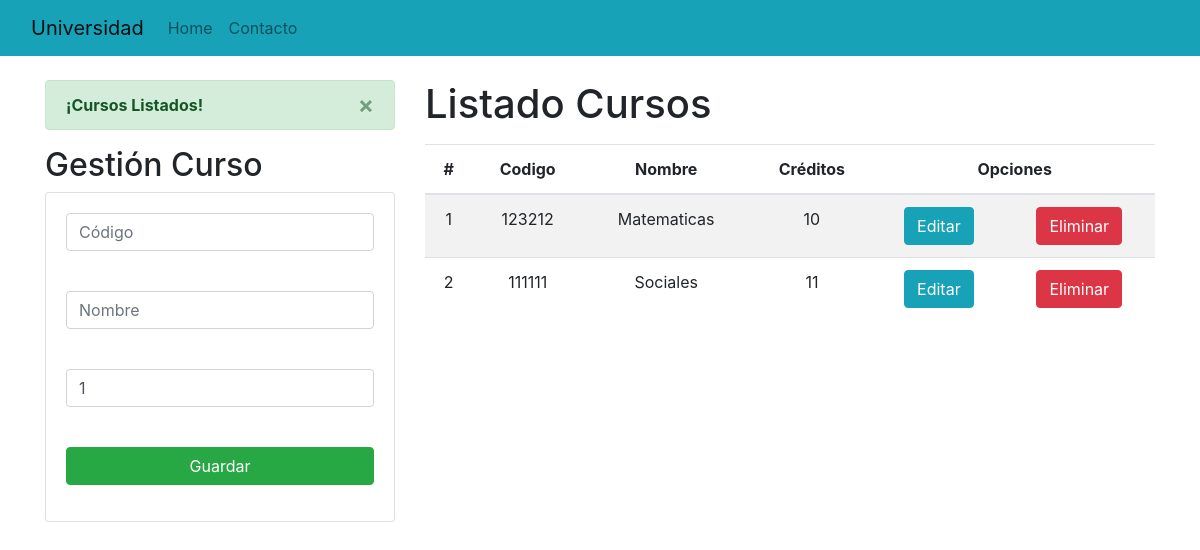
Before: / with the older database file.
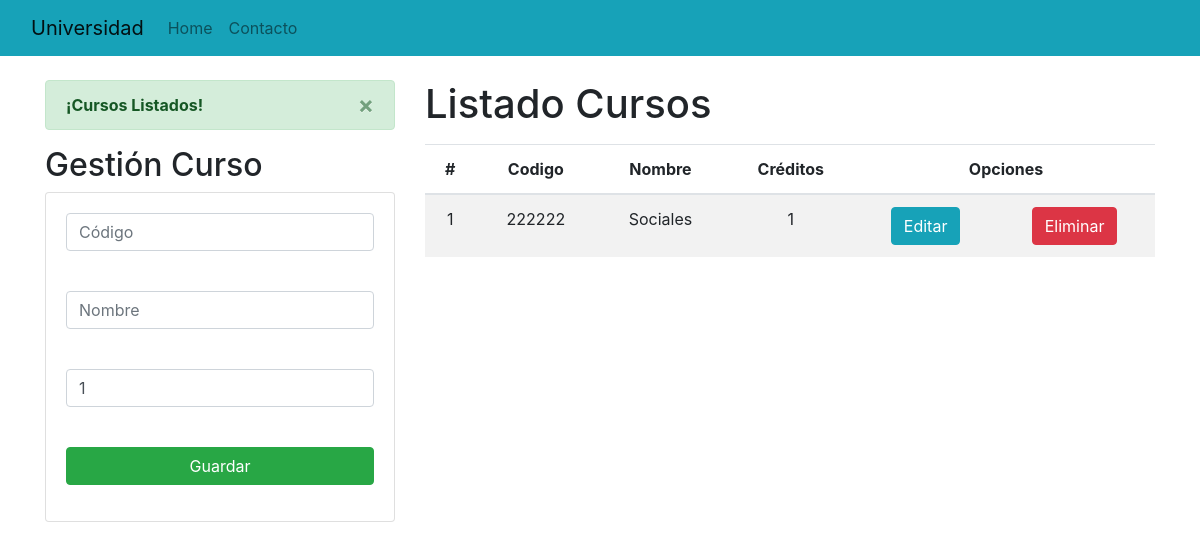
After: the same page with the newer database file.
### Aplicaciones/Academico/models.py (models this page shows, shortened)
class Curso(models.Model):
    codigo = models.CharField(primary_key=True, max_length=6)
    nombre = models.CharField(max_length=50)
    creditos = models.PositiveSmallIntegerField()

### Aplicaciones/Academico/views.py (the view)
# urls.py: path('', views.home),
def home(request):
    cursosListados = Curso.objects.all()
    messages.success(request, '¡Cursos Listados!')
    return render(request, "gestionCursos.html", {"cursos": cursosListados})

### Aplicaciones/Academico/templates/gestionCursos.html (shortened to what this page needs)
{% extends "./base.html"%} {%block title%} Gestión de cursos {% endblock %}
{%block body%}
<div class="row">
  <div class="col-sm-12 col-md-6 col-lg-4 col-xl-4">
    {% if messages %}
    {% for message in messages %}
    <div class="alert alert-success alert-dismissible fade show" role="alert">
      <strong>{{ message }}</strong>
      <button type="button" class="close" data-dismiss="alert" aria-label="Close">
        <span aria-hidden="true">&times;</span>
      </button>
    </div>
    {% endfor %}
    {% endif %}
    <h2>Gestión Curso</h2>
    <div class="card">
      <div class="card-body">
        <form action="/registrarCurso/" method="POST">
          <div class="form-group">
            <input
              type="text"
              id="txtCodigo"
              name="txtCodigo"
              class="form-control"
              placeholder="Código"
              minlength="6"
              maxlength="6"
              required
            />
          </div>
          <br />
          <div class="form-group">
            <input
              type="text"
              id="txtNombre"
              name="txtNombre"
              class="form-control"
              placeholder="Nombre"
              maxlength="50"
              required
            />
          </div>
          <br />
          <div class="form-group">
            <input
              type="text"
              id="numCreditos"
              name="numCreditos"
              class="form-control"
              minlength="1"
              maxlength="9"
              value="1"
              required
            />
          </div>
          <br />
          <div class="form-group">
            <button type="submit" class="btn btn-success btn-block">
              Guardar
            </button>
          </div>
        </form>
      </div>
    </div>
  </div>
  <div class="col-sm-12 col-md-6 col-lg-8 col-xl-8">
    <h1>Listado Cursos</h1>
    <div class="table-responsive py-2">
      <table class="table table-striped">
        <thead>
          <tr>
            <th>#</th>
            <th>Codigo</th>
            <th>Nombre</th>
            <th>Créditos</th>
            <th colspan="2">Opciones</th>
          </tr>
        </thead>
        <tbody>
          {% for c in cursos %}
          <tr>
            <td>{{forloop.counter}}</td>
            <td>{{c.codigo}}</td>
            <td>{{c.nombre}}</td>
            <td>{{c.creditos}}</td>
            <td>
              <a href="edicionCurso/{{c.codigo}}" class="btn btn-info"
                >Editar</a
              >
            </td>
            <td>
              <a
                href="eliminarCurso/{{c.codigo}}"
                class="btn btn-danger btnEliminacion"
                >Eliminar</a
              >
            </td>
          </tr>
          {% endfor %}
        </tbody>
      </table>
    </div>
  </div>
</div>
{% endblock%}

### Aplicaciones/Academico/templates/base.html (shortened to what this page needs)
<!DOCTYPE html>
<html lang="en">
  <head>
    {% load static %}
    <link
      rel="stylesheet"
      href="https://cdn.jsdelivr.net/npm/bootstrap@4.0.0/dist/css/bootstrap.min.css"
    />
    <link rel="stylesheet" href="{% static 'css/gestionCursos.css' %}" />
  </head>
  <body>
    <nav class="navbar navbar-expand-lg navbar-light bg-info">
      <div class="container-fluid">
        <a class="navbar-brand" href="#">Universidad</a>
        <div class="collapse navbar-collapse" id="navbarNav">
          <ul class="navbar-nav">
            <li class="nav-item">
              <a class="nav-link" href="#">Home</a>
            </li>
            <li class="nav-item">
              <a class="nav-link" href="#">Contacto</a>
            </li>
          </ul>
        </div>
      </div>
    </nav>
    <div class="container py-4">{%block body %} {% endblock %}</div>
  </body>
</html>

### Aplicaciones/Academico/static/css/gestionCursos.css (style rules this page uses)
th, td { text-align: center; vertical-align: middle; }

Changed rows visible on the page:
removed Curso: codigo "123212", nombre "Matematicas", creditos "10"
removed Curso: codigo "111111", nombre "Sociales", creditos "11"
added Curso: codigo "222222", nombre "Sociales", creditos "1"
